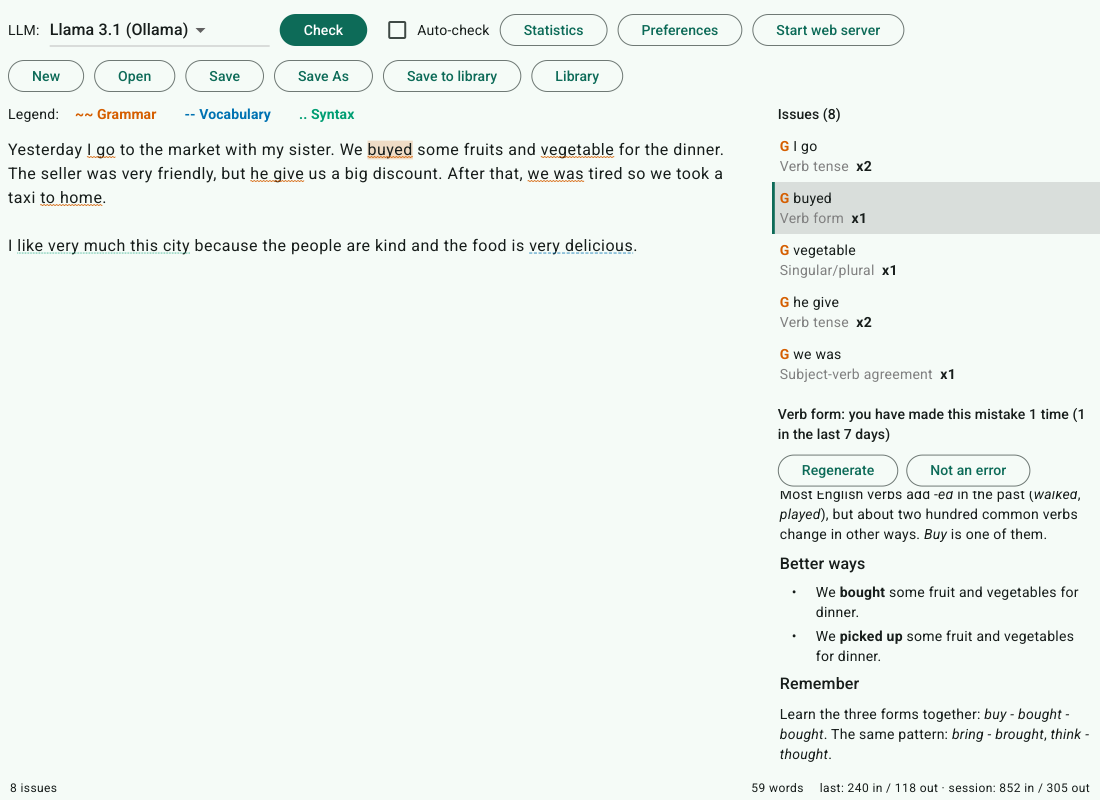
#> input picture docs/images/03-explanation.png, 1100 x 800 px, found by its file name
$ python annotate.py
#> lines starting #> are read from the running program, lines starting #| are printed output that depends on the picture
"""Draws the numbered callouts of docs/images/overview.png on 03-explanation.png.

Run from the repository root after regenerating the screenshots (see README.md
in this folder):  python3 docs/images/annotate.py
Needs Pillow. The positions are for a window of 1100x800 pixels.
"""
from PIL import Image, ImageDraw, ImageFont

# number -> (x, y) of the centre of the marker
CALLOUTS = {
    1: (940, 30),    # toolbar, row 1: LLM, Check, Auto-check, Statistics, Preferences, web server
    2: (665, 76),    # toolbar, row 2: files
    3: (420, 114),   # legend
    4: (700, 245),   # the text, with underlines
    5: (1060, 114),  # issues list
    6: (1062, 470),  # header with the count, Regenerate, Not an error
    7: (1062, 620),  # explanation
    8: (400, 788),   # status bar
}
COLOR = (200, 40, 40)

img = Image.open("docs/images/03-explanation.png").convert("RGB")
#> img is the input picture: PIL image 1100x800 RGB; mean R, G, B 237.9, 244.3, 240.2
draw = ImageDraw.Draw(img)
try:
    font = ImageFont.truetype("DejaVuSans-Bold.ttf", 17)
except OSError:
    font = ImageFont.load_default()
for n, (x, y) in CALLOUTS.items():
    r = 13
    draw.ellipse((x - r, y - r, x + r, y + r), fill=COLOR, outline="white", width=2)
    draw.text((x, y), str(n), fill="white", font=font, anchor="mm")
img.save("docs/images/overview.png")
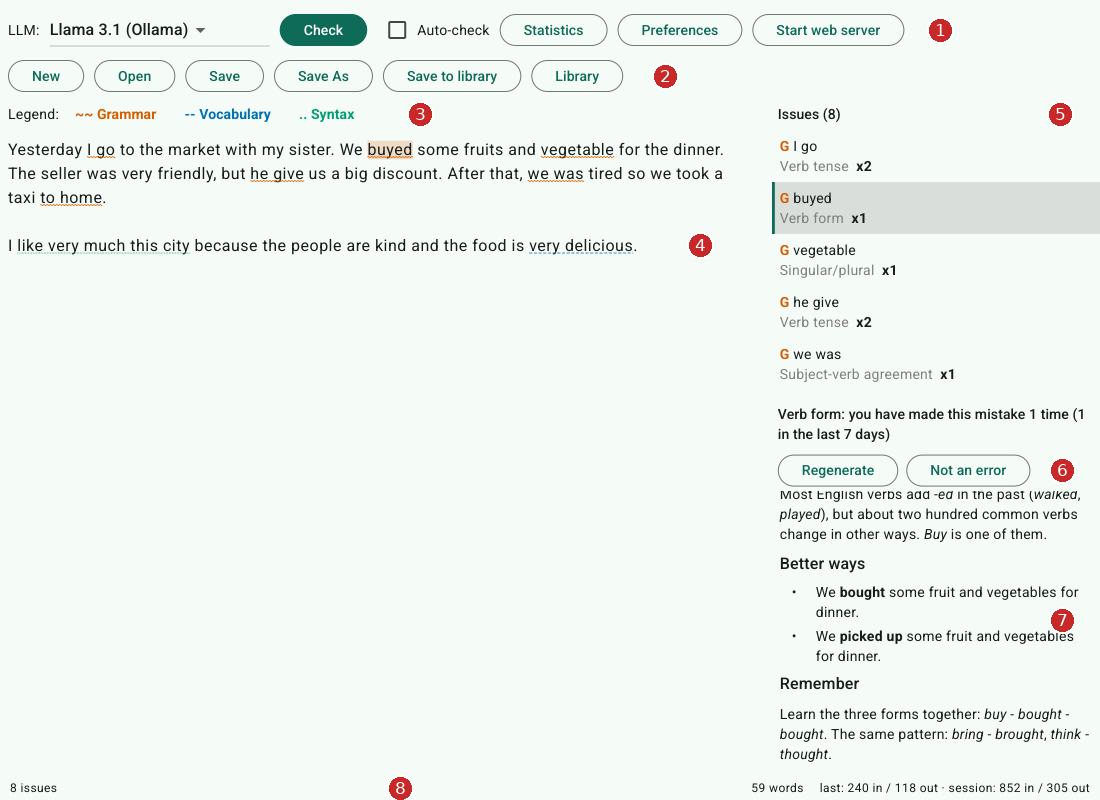
#> saved as overview.png: PIL image 1100x800 RGB; mean R, G, B 237.7, 243.6, 239.5

$ run again, with docs/images/01-write.png copied over docs/images/03-explanation.png
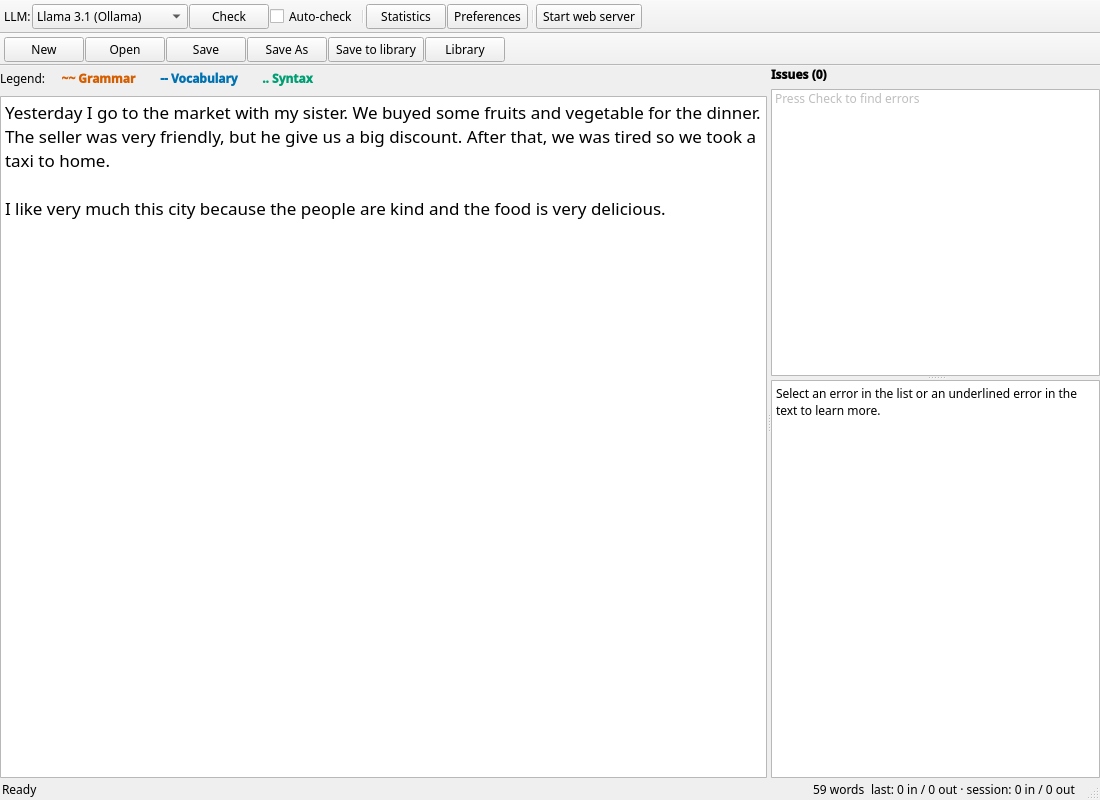
#> input picture docs/images/01-write.png, 1100 x 800 px, found by its file name
#> img is the input picture: PIL image 1100x800 RGB; mean R, G, B 249, 249, 249
#> `img.save("docs/images/overview.png")`:
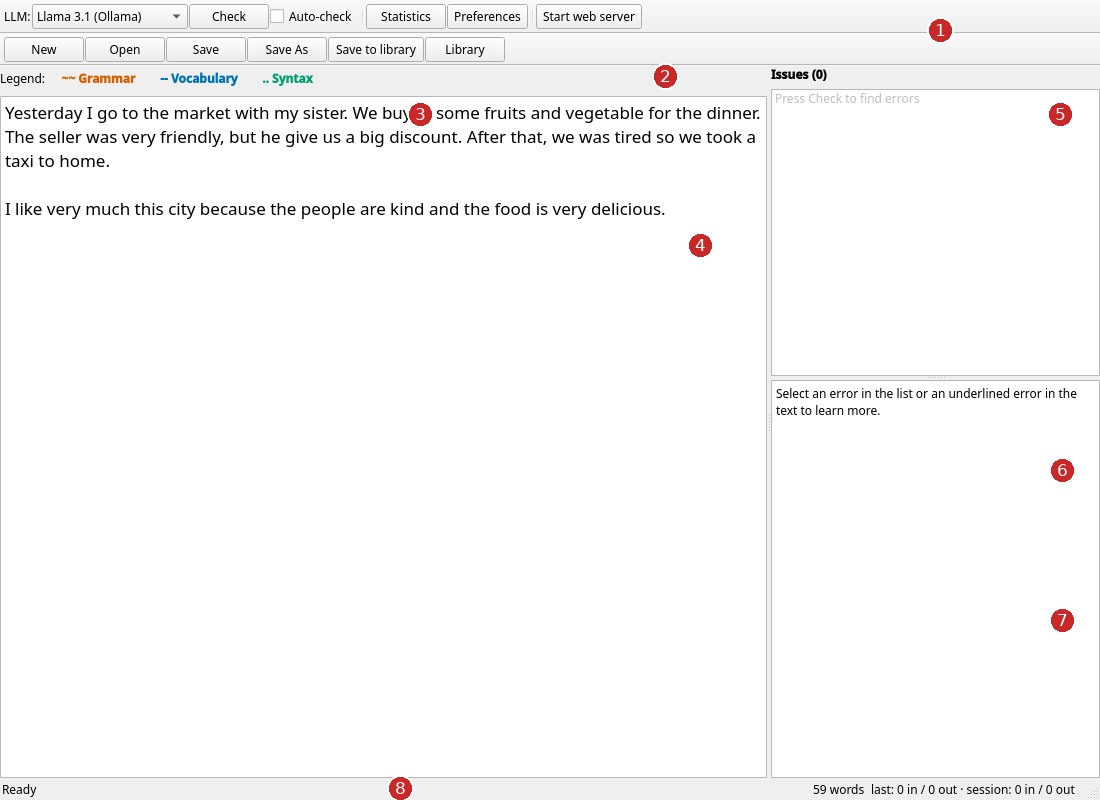
#> saved as overview.png: PIL image 1100x800 RGB; mean R, G, B 248.9, 248.4, 248.3
